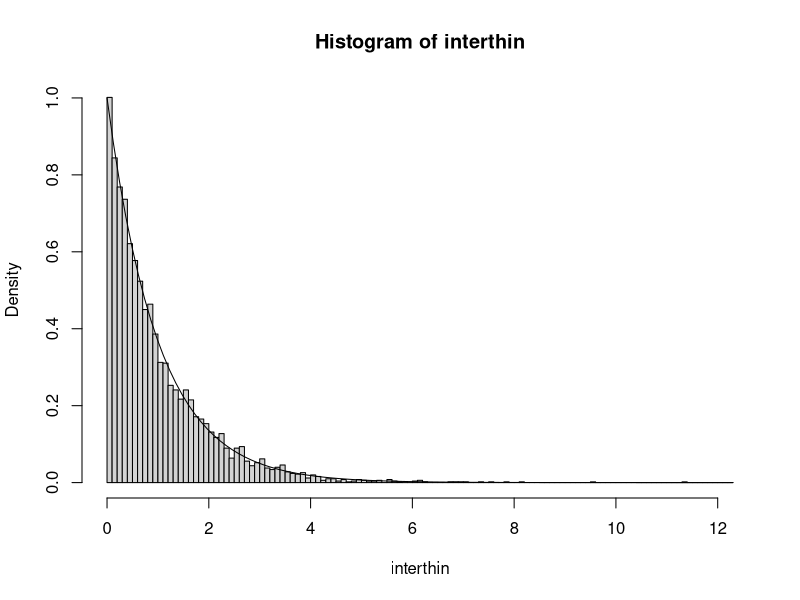
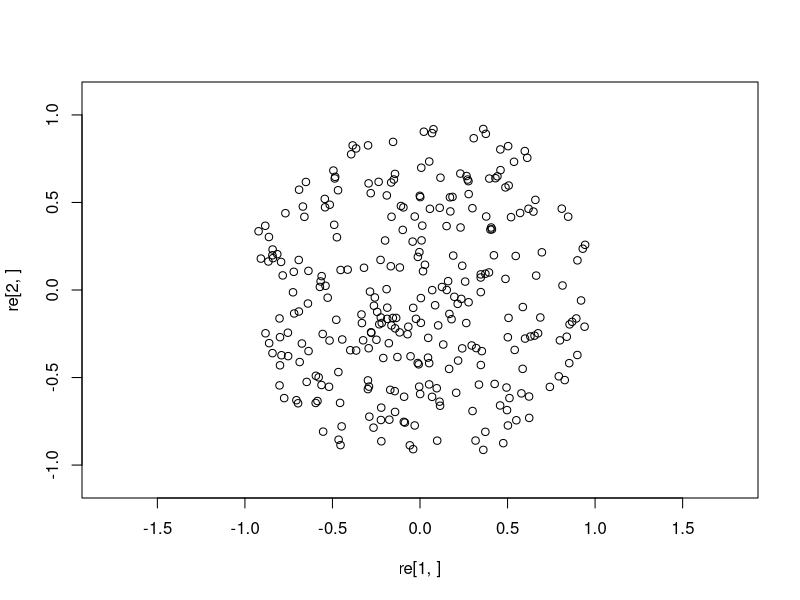

Write R code to recreate these figures, in order.
## ---- chunk 1
knitr::opts_chunk$set(echo = TRUE)
## ---- chunk 2
inter=rexp(10000, 2)
arr = cumsum(inter)
coin = rbinom(length(arr), 1, 0.5)
for (i in 1:length(arr)) if (coin[i]==0){arr[i]<- 0}
arr<-setdiff(arr, 0)
interthin = arr[1]
for (i in 1: length(arr)-1){interthin <- c(interthin, arr[i+1] - arr[i]) }
x = seq(0, max(interthin)+1, by=0.1)
hist(interthin, prob=T, x)
curve(dexp(x), add=T)

## ---- chunk 3
point <- function(){
  z=2
  while(length(z)==1){
  x = 2*runif(1) -1
  y = 2*runif(1) -1
if (x^2 + y^2 <1) { z<-c(x,y)}
  }
  z
}
 re=replicate(rpois(1,100*pi), point())
 plot(re[1,], re[2,], xlim=c(-1.1,1.1), ylim=c(-1.1,1.1), asp=1)
